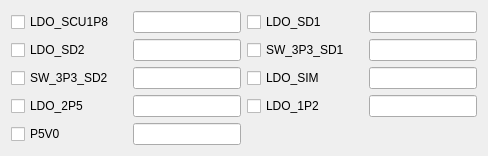
               <widget class="QWidget" name="page_8">
                <layout class="QGridLayout" name="gridLayout_14">
                 <item row="0" column="5">
                  <widget class="QLineEdit" name="lineEdit2_2_2"/>
                 </item>
                 <item row="1" column="5">
                  <widget class="QLineEdit" name="lineEdit2_2_4"/>
                 </item>
                 <item row="4" column="2">
                  <widget class="QLineEdit" name="lineEdit2_2_9"/>
                 </item>
                 <item row="3" column="0">
                  <widget class="QCheckBox" name="check2_16">
                   <property name="text">
                    <string>LDO_2P5</string>
                   </property>
                  </widget>
                 </item>
                 <item row="2" column="3">
                  <widget class="QCheckBox" name="check2_15">
                   <property name="text">
                    <string>LDO_SIM</string>
                   </property>
                  </widget>
                 </item>
                 <item row="0" column="2">
                  <widget class="QLineEdit" name="lineEdit2_2_1"/>
                 </item>
                 <item row="2" column="5">
                  <widget class="QLineEdit" name="lineEdit2_2_6"/>
                 </item>
                 <item row="4" column="0">
                  <widget class="QCheckBox" name="check2_18">
                   <property name="text">
                    <string>P5V0</string>
                   </property>
                  </widget>
                 </item>
                 <item row="1" column="3">
                  <widget class="QCheckBox" name="check2_13">
                   <property name="text">
                    <string>SW_3P3_SD1</string>
                   </property>
                  </widget>
                 </item>
                 <item row="0" column="0">
                  <widget class="QCheckBox" name="check2_10">
                   <property name="text">
                    <string>LDO_SCU1P8</string>
                   </property>
                  </widget>
                 </item>
                 <item row="3" column="5">
                  <widget class="QLineEdit" name="lineEdit2_2_8"/>
                 </item>
                 <item row="0" column="3">
                  <widget class="QCheckBox" name="check2_11">
                   <property name="text">
                    <string>LDO_SD1</string>
                   </property>
                  </widget>
                 </item>
                 <item row="1" column="2">
                  <widget class="QLineEdit" name="lineEdit2_2_3"/>
                 </item>
                 <item row="2" column="2">
                  <widget class="QLineEdit" name="lineEdit2_2_5"/>
                 </item>
                 <item row="3" column="2">
                  <widget class="QLineEdit" name="lineEdit2_2_7"/>
                 </item>
                 <item row="3" column="3">
                  <widget class="QCheckBox" name="check2_17">
                   <property name="text">
                    <string>LDO_1P2</string>
                   </property>
                  </widget>
                 </item>
                 <item row="2" column="0">
                  <widget class="QCheckBox" name="check2_14">
                   <property name="text">
                    <string>SW_3P3_SD2</string>
                   </property>
                  </widget>
                 </item>
                 <item row="1" column="0">
                  <widget class="QCheckBox" name="check2_12">
                   <property name="text">
                    <string>LDO_SD2</string>
                   </property>
                  </widget>
                 </item>
                 <item row="0" column="1">
                  <widget class="QLabel" name="colorBox2_10">
                   <property name="text">
                    <string/>
                   </property>
                  </widget>
                 </item>
                 <item row="0" column="4">
                  <widget class="QLabel" name="colorBox2_11">
                   <property name="text">
                    <string/>
                   </property>
                  </widget>
                 </item>
                 <item row="1" column="1">
                  <widget class="QLabel" name="colorBox2_12">
                   <property name="text">
                    <string/>
                   </property>
                  </widget>
                 </item>
                 <item row="1" column="4">
                  <widget class="QLabel" name="colorBox2_13">
                   <property name="text">
                    <string/>
                   </property>
                  </widget>
                 </item>
                 <item row="2" column="1">
                  <widget class="QLabel" name="colorBox2_14">
                   <property name="text">
                    <string/>
                   </property>
                  </widget>
                 </item>
                 <item row="2" column="4">
                  <widget class="QLabel" name="colorBox2_15">
                   <property name="text">
                    <string/>
                   </property>
                  </widget>
                 </item>
                 <item row="3" column="1">
                  <widget class="QLabel" name="colorBox2_16">
                   <property name="text">
                    <string/>
                   </property>
                  </widget>
                 </item>
                 <item row="3" column="4">
                  <widget class="QLabel" name="colorBox2_17">
                   <property name="text">
                    <string/>
                   </property>
                  </widget>
                 </item>
                 <item row="4" column="1">
                  <widget class="QLabel" name="colorBox2_18">
                   <property name="text">
                    <string/>
                   </property>
                  </widget>
                 </item>
                </layout>
               </widget>
